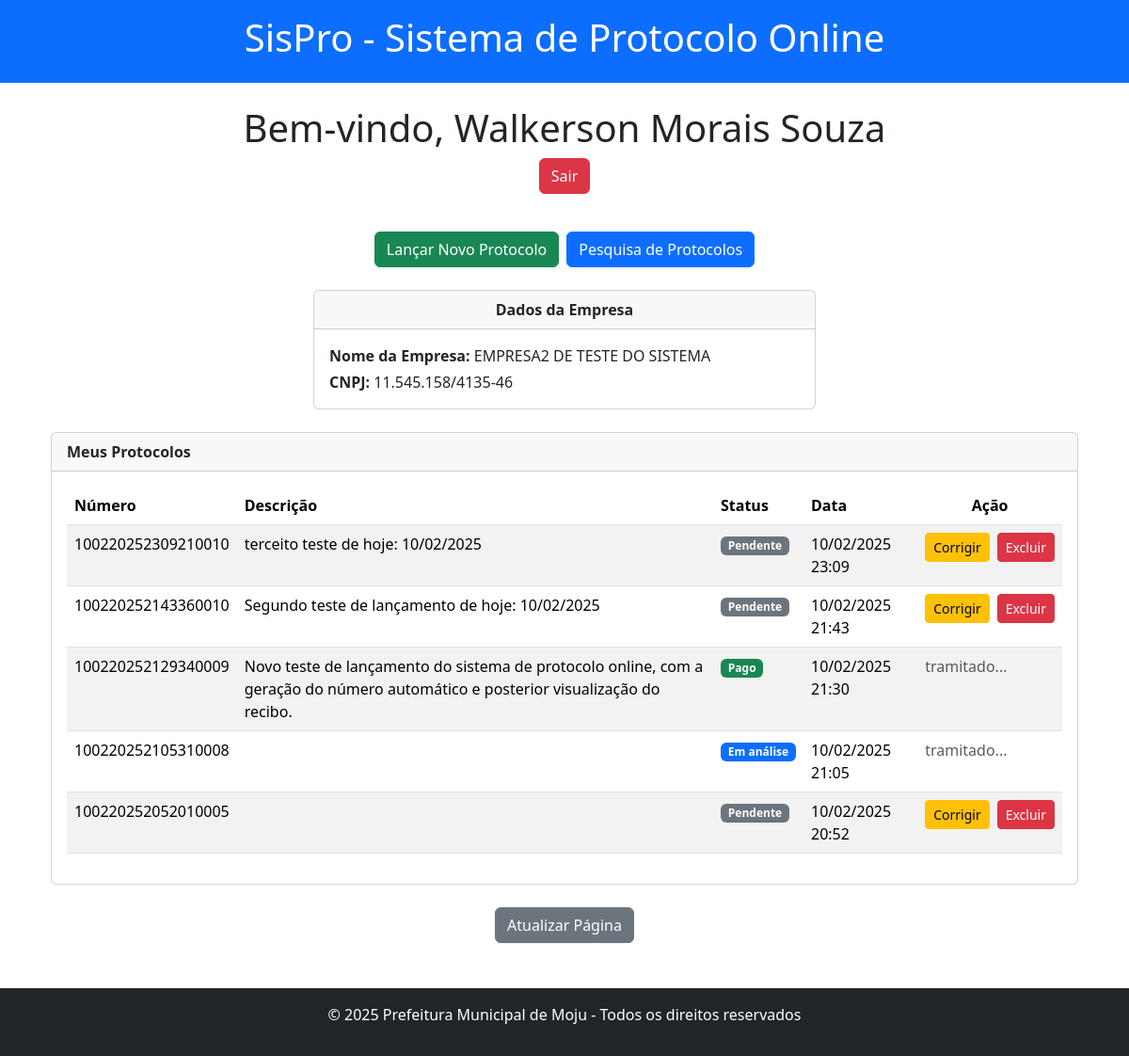
Page /usuarios/dashboard/ (signed in) on the earlier database version.
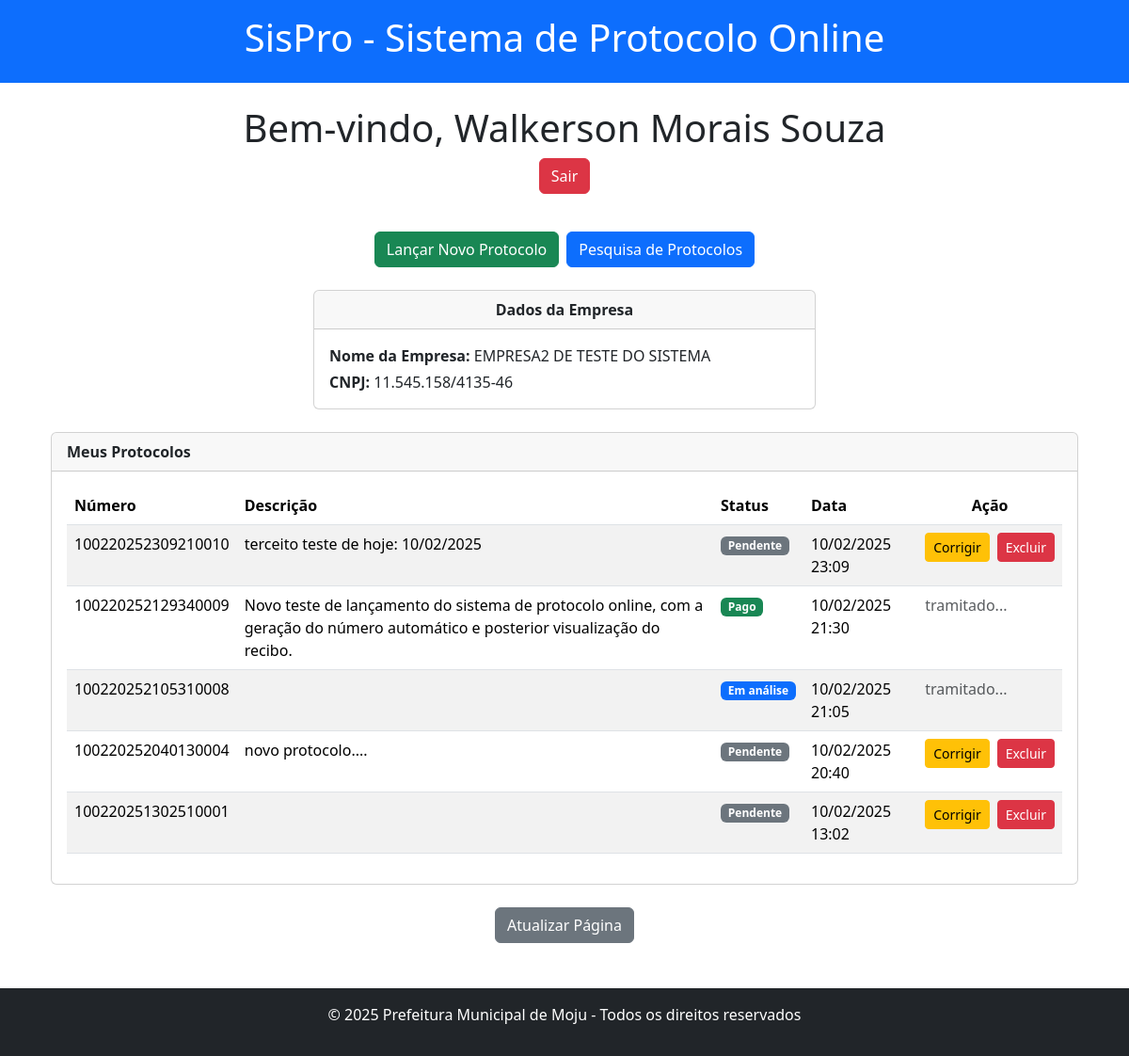
Same page on the later database version.
### usuarios/models.py (models this page shows, shortened)
class Usuario(AbstractUser):
    nome = models.CharField(max_length=100)  # Campo obrigatório
    tipo = models.CharField(
        max_length=2,
        choices=[('PJ', 'Pessoa Jurídica'), ('PF', 'Pessoa Física')],
        null=True,
        blank=True
    )
    is_master = models.BooleanField(default=False, verbose_name="É Master?")
    is_approved = models.BooleanField(default=False, verbose_name="Aprovado?")

class Perfil(models.Model):
    usuario = models.OneToOneField(Usuario, on_delete=models.CASCADE, related_name='perfil')
    cnpj = models.CharField(max_length=20, blank=True, null=True)
    nome_empresa = models.CharField(max_length=200, blank=True, null=True)
    nome_fantasia = models.CharField(max_length=200, blank=True, null=True)
    atividade_principal = models.CharField(max_length=200, blank=True, null=True)
    endereco = models.CharField(max_length=200, blank=True, null=True)
    numero = models.CharField(max_length=20, blank=True, null=True)
    complemento = models.CharField(max_length=100, blank=True, null=True)
    cep = models.CharField(max_length=10, blank=True, null=True)
    bairro = models.CharField(max_length=100, blank=True, null=True)
    cidade = models.CharField(max_length=100, blank=True, null=True)
    estado = models.CharField(max_length=2, blank=True, null=True)
    secretaria = models.CharField(max_length=200, blank=True, null=True)
    setor = models.CharField(max_length=200, blank=True, null=True)
    cargo = models.CharField(max_length=200, blank=True, null=True)

### protocolos/models.py (models this page shows, shortened)
class Protocolo(models.Model):
    numero = models.CharField(max_length=30, unique=True, editable=False)
    descricao = models.TextField(blank=True)
    STATUS_CHOICES = [
        ('pago', 'Pago'),
        ('analise', 'Em Análise'),
        ('rejeitado', 'Rejeitado'),
        ('pendente', 'Pendente'),
    ]
    status = models.CharField(max_length=20, choices=STATUS_CHOICES, default='pendente')
    data_criacao = models.DateTimeField(auto_now_add=True)
    usuario = models.ForeignKey(
        settings.AUTH_USER_MODEL,
        on_delete=models.CASCADE,
        related_name='protocolos'
    )

### usuarios/views.py (the view)
# urls.py: path('dashboard/', views.dashboard, name='dashboard'),
@login_required
def dashboard(request):
    if not request.user.is_approved:
        return render(request, 'usuarios/nao_aprovado.html')
    if not hasattr(request.user, 'perfil'):
        return redirect('usuarios:completar_cadastro')
    from protocolos.models import Protocolo  # Importação local para evitar dependência circular
    protocolos_usuario = Protocolo.objects.filter(usuario=request.user).order_by('-data_criacao')
    return render(request, 'usuarios/dashboard.html', {
        'protocolos_usuario': protocolos_usuario,
    })

### usuarios/templates/usuarios/dashboard.html (shortened to what this page needs)
{% extends 'base_generic.html' %}
{% load static %}
{% block content %}
<div class="container-fluid mt-4">
    <div class="row">
        <div class="col-12 text-center">
            <h1>Bem-vindo, {{ user.nome }}</h1>
            <a href="{% url 'usuarios:logout' %}" class="btn btn-danger">Sair</a>
        </div>
    </div>
    <div class="row mt-4">
        <div class="d-flex flex-column flex-md-row justify-content-center gap-2 mt-3">
            <a href="{% url 'protocolos:lancar_protocolo' %}" class="btn btn-success">Lançar Novo Protocolo</a>
            <a href="{% url 'protocolos:pesquisa_protocolos' %}" class="btn btn-primary">Pesquisa de Protocolos</a>
        </div>
    </div>
    {% if user.tipo == "PJ" and user.perfil %}
    <div class="row mt-4 justify-content-center">
        <div class="col-md-6">
            <div class="card">
                <div class="card-header text-center">
                    <strong>Dados da Empresa</strong>
                </div>
                <div class="card-body">
                    <p class="mb-1"><strong>Nome da Empresa:</strong> {{ user.perfil.nome_empresa }}</p>
                    <p class="mb-0"><strong>CNPJ:</strong> {{ user.perfil.cnpj }}</p>
                </div>
            </div>
        </div>
    </div>
    {% endif %}
    <div class="row mt-4 justify-content-center">
        <div class="col-12">
            <div class="card overflow-auto">
                <div class="card-header">
                    <strong>Meus Protocolos</strong>
                </div>
                <div class="card-body">
                    {% if protocolos_usuario %}
                    <div class="table-responsive">
                        <table class="table table-striped">
                            <thead>
                                <tr>
                                    <th>Número</th>
                                    <th>Descrição</th>
                                    <th>Status</th>
                                    <th>Data</th>
                                    <th class="text-center">Ação</th>
                                </tr>
                            </thead>
                            <tbody>
                                {% for protocolo in protocolos_usuario|slice:":5" %}
                                <tr>
                                    <td>{{ protocolo.numero }}</td>
                                    <td>{{ protocolo.descricao }}</td>
                                    <td>
                                        {% if protocolo.status == 'pago' %}
                                            <span class="badge bg-success">Pago</span>
                                        {% elif protocolo.status == 'rejeitado' %}
                                            <span class="badge bg-warning text-dark">Rejeitado</span>
                                        {% elif protocolo.status == 'analise' %}
                                            <span class="badge bg-primary">Em análise</span>
                                        {% else %}
                                            <span class="badge bg-secondary">Pendente</span>
                                        {% endif %}
                                    </td>
                                    <td>{{ protocolo.data_criacao|date:"d/m/Y H:i" }}</td>
                                    <td>
                                        <div class="d-flex gap-2">
                                            {% if protocolo.status == 'pendente' %}
                                                <a href="{% url 'protocolos:editar_protocolo' protocolo.id %}" class="btn btn-warning btn-sm">Corrigir</a>
                                                <button type="button" class="btn btn-danger btn-sm" data-bs-toggle="modal" data-bs-target="#confirmarExclusao{{ protocolo.id }}">
                                                    Excluir
                                                </button>
                                            {% else %}
                                                <span class="text-muted">tramitado...</span>
                                            {% endif %}
                                        </div>
                                    </td>
                                </tr>
                                {% endfor %}
                            </tbody>
                        </table>
                    </div>
                    {% else %}
                    <p class="text-center">Você ainda não lançou nenhum protocolo.</p>
                    {% endif %}
                </div>
            </div>
        </div>
    </div>
    <div class="row mt-4">
        <div class="col-12 text-center">
            <a href="{% url 'usuarios:dashboard' %}" class="btn btn-secondary">Atualizar Página</a>
        </div>
    </div>
</div>
{% endblock %}

### templates/base_generic.html (shortened to what this page needs)
<!DOCTYPE html>
<html lang="pt-BR">
{% load static %}
<head>
    <link rel="stylesheet" href="https://cdnjs.cloudflare.com/ajax/libs/bootstrap/5.3.3/css/bootstrap.min.css">
</head>
<body>
    <header class="bg-primary text-white text-center p-3">
        <h1>SisPro - Sistema de Protocolo Online</h1>
    </header>
    <div class="container mt-4">
        {% block content %}{% endblock %}
    </div>
    <footer class="bg-dark text-white text-center p-3 mt-5">
        <p>&copy; 2025 Prefeitura Municipal de Moju - Todos os direitos reservados</p>
    </footer>
</body>
</html>

Differences in the rows shown:
removed Protocolo: numero "100220252143360010", descricao "Segundo teste de lançamento de hoje: 10/02/2025", status "Pendente", data_criacao "10/02/2025 21:43"
removed Protocolo: numero "100220252052010005", status "Pendente", data_criacao "10/02/2025 20:52"
now on this page (row unchanged): Protocolo: numero "100220252040130004", descricao "novo protocolo....", status "Pendente", data_criacao "10/02/2025 20:40"
now on this page (row unchanged): Protocolo: numero "100220251302510001", status "Pendente", data_criacao "10/02/2025 13:02"
